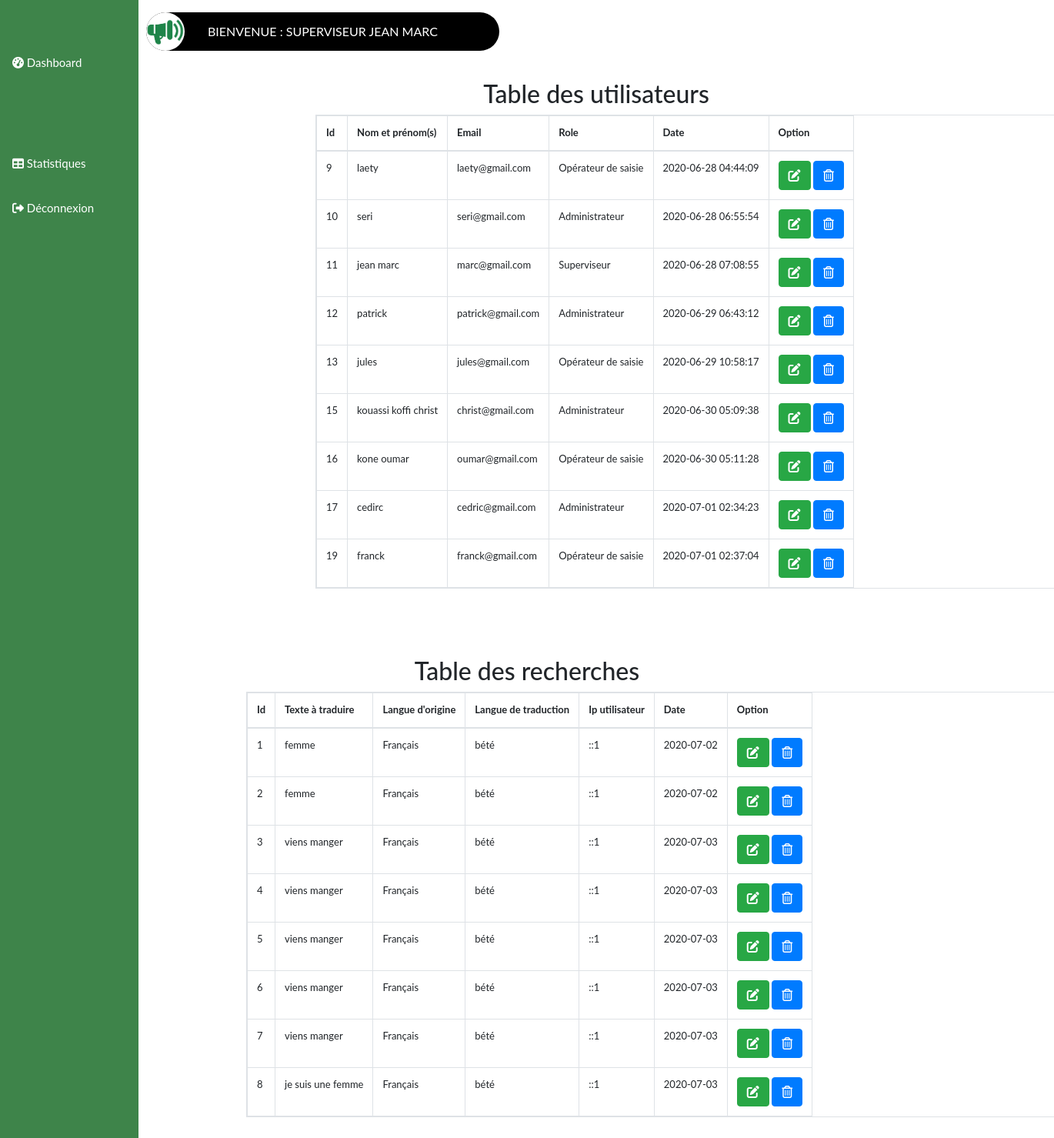
Page /dbd.php (signed in) on the committed database.
### tables this page shows
CREATE TABLE `users` (
  `id` int(11) NOT NULL,
  `nometprenoms` varchar(100) NOT NULL,
  `email` varchar(50) NOT NULL,
  `password` varchar(150) NOT NULL,
  `role` varchar(50) NOT NULL,
  `date` timestamp NOT NULL DEFAULT current_timestamp() ON UPDATE current_timestamp()
);

CREATE TABLE `recherches` (
  `id` int(11) NOT NULL,
  `search_text` varchar(100) NOT NULL,
  `langue_start` varchar(50) NOT NULL,
  `langue_end` varchar(50) NOT NULL,
  `ip` varchar(50) NOT NULL,
  `statut` varchar(50) NOT NULL,
  `date` date NOT NULL
);

### dbd.php (the view, shortened to what this page needs)
<?php session_start();
if(isset($_SESSION['nometprenoms'])){
  $nometprenoms = $_SESSION['nometprenoms'];
  $role = $_SESSION['role'];
}else{
  echo '<script language="Javascript">';
    echo 'document.location.replace("./logout.php")';
    echo ' </script>';
}
?>
<!DOCTYPE html>
<html lang="en">
<head>
    <link rel="stylesheet" href="https://maxcdn.bootstrapcdn.com/bootstrap/4.5.0/css/bootstrap.min.css">
</head>
<body>
     <?php include('connection.php');
        if($role != 'Administrateur' && $role != 'Superviseur'){
      ?>
  <div class="sidebar ">
  <br><br><a href="#dashboard"><i class="fa fa-tachometer" aria-hidden="true"></i> Dashboard</a><br><br><br><br>
  <a href="editpwd.php"><i class="fa fa-key" aria-hidden="true"></i> Modifier mon mot de passe</a><br>
  <a href="addtext.php"><i class="fa fa-pencil" aria-hidden="true"></i> Ajouter un mot</a><br>
  <a href="addtext.php"><i class="fa fa-pencil" aria-hidden="true"></i> Ajouter une phrase</a><br>
  <a href="addlang.php"><i class="fa fa-bullhorn" aria-hidden="true"></i> Ajouter une langue</a><br>
  <a href="logout.php"><i class="fa fa-sign-out" aria-hidden="true"></i> Déconnexion</a><br>
  </div>
    <div class="main">
    <p>
        <div class="chip heading text-center text-uppercase text-white mb-3">
            <img src="logo.PNG" alt="logo" width="96" height="96">
                Bienvenue : <?php echo $role ; ?> <?php echo $nometprenoms ; ?> <br></br>
        </div>
    <center><h2>Table des traductions</h2></center>
    <div class="row">
    <div class="col-md-12 offset-md-2">
    <table class="table table-responsive table-bordered table-hovered">
    <thead>
    <tr>
      <td>Id</td>
      <td>texte</td>
      <td>langue d'origine</td>
      <td>traduction</td>
      <td>langue de traduction</td>
      <td>Fichier audio</td>
      <td>Date</td>
      <td>Option</td>
    </tr>
    </thead>
    <tbody>
    <?php
      include_once('connection.php');
      $sql = "SELECT id, texte1, langue_start, texte2, langue_end, audio, datec FROM data";
      $result_text = mysqli_query($con,$sql);
      while($row = mysqli_fetch_array($result_text)) { ?>
    <tr>
    <td><?php echo $row['id'] ?></td>
    <td><?php echo $row['texte1'] ?></td>
    <td><?php echo $row['langue_start'] ?></td>
    <td><?php echo $row['texte2'] ?></td>
    <td><?php echo $row['langue_end'] ?></td>
    <td>
      <audio controls>
        <source src="<?php echo $row['audio'] ?>" type="audio/mpeg">
      </audio>
    </td>
    <td><?php echo $row['datec'] ?></td>
    <td>
    <a href="edittext.php?id=<?php echo $row['id']?>" class="btn btn-success"> <i class="fas fa-edit"></i></a>
    <a href="deltext.php?id=<?php echo $row['id']?>" class="btn btn-primary"> <i class="far fa-trash-alt"></i></a>
    </td>
    </tr>
    <?php } ?>
    </tbody>
    </table>
    </div>
    </div><br><br><br><br>
    <center><h2>Table des langues</h2></center>
    <div class="container">
    <div class="row">
    <div class="w-50 mx-auto">
    <table class="table table-responsive table-bordered table-hovered">
    <thead>
    <tr>
      <td>Id</td>
      <td>Langue</td>
      <td>Date</td>
      <td>Option</td>
    </tr>
    </thead>
    <tbody>
    <?php
      include_once('connection.php');
      $sql = "SELECT id, langue, datec FROM langues";
      $result_langue = mysqli_query($con, $sql);
      while($row = mysqli_fetch_array($result_langue)) { ?>
    <tr>
    <td><?php echo $row['id'] ?></td>
    <td><?php echo $row['langue'] ?></td>
    <td><?php echo $row['datec'] ?></td>
    <td>
    <a href="editlang.php?id=<?php echo $row['id']?>" class="btn btn-success"> <i class="fas fa-edit"></i></a>
    <a href="dellang.php?id=<?php echo $row['id']?>" class="btn btn-primary"> <i class="far fa-trash-alt"></i></a>
    </td>
    </tr>
    <?php } ?>
    </tbody>
    </table>
    </div>
    </div>
    </div>
    </p>
    </div>
  <?php
      }else{
    ?>
    <div class="sidebar ">
  <br><br><a href="#dashboard"><i class="fa fa-tachometer" aria-hidden="true"></i> Dashboard</a><br><br><br><br>
  <a href="stat.php"><i class="fa fa-table" aria-hidden="true"></i> Statistiques<br></a><br>
  <a href="logout.php"><i class="fa fa-sign-out"></i> Déconnexion</a><br>
  </div>
    <div class="main">
    <p>
  <div class="chip heading text-center text-uppercase text-white mb-3">
  <img src="logo.PNG" alt="logo" width="96" height="96">
   Bienvenue : <?php echo $role ; ?> <?php echo $nometprenoms; ?> <br></br>
  </div>
  <center><h2>Table des utilisateurs</h2></center>
    <div class="container">
    <div class="row">
    <div class="col-md-12 offset-md-2">
    <table class="table table-responsive table-bordered table-hovered">
    <thead>
    <tr>
      <td>Id</td>
      <td>Nom et prénom(s)</td>
      <td>Email</td>
      <td>Role</td>
      <td>Date</td>
      <td>Option</td>
    </tr>
    </thead>
    <tbody>
    <?php
      include_once('connection.php');
      $sql = "SELECT id, nometprenoms, email, role, date FROM users";
      $result_utilisateur = mysqli_query($con, $sql);
      while($row = mysqli_fetch_array($result_utilisateur)) { ?>
    <tr>
    <td><?php echo $row['id'] ?></td>
    <td><?php echo $row['nometprenoms'] ?></td>
    <td><?php echo $row['email'] ?></td>
    <td><?php echo $row['role'] ?></td>
    <td><?php echo $row['date'] ?></td>
    <td>
    <a href="edituser.php?id=<?php echo $row['id']?>" class="btn btn-success"> <i class="fas fa-edit"></i></a>
    <a href="deluser.php?id=<?php echo $row['id']?>" class="btn btn-primary"> <i class="far fa-trash-alt"></i></a>
    </td>
    </tr>
    <?php } ?>
    </tbody>
    </table>
    </div>
    </div>
    </div>
    </div>
    <br><br><br>
    <center><h2>Table des recherches</h2></center>
    <div class="container">
    <div class="row">
    <div class="col-md-12 offset-md-2">
    <table class="table table-responsive table-bordered table-hovered">
    <thead>
    <tr>
      <td>Id</td>
      <td>Texte à traduire</td>
      <td>Langue d'origine</td>
      <td>Langue de traduction</td>
      <td>Ip utilisateur</td>
      <td>Date</td>
      <td>Option</td>
    </tr>
    </thead>
    <tbody>
    <?php
      include_once('connection.php');
      $sql = "SELECT id, search_text, langue_start, langue_end, ip, date FROM recherches";
      $result_utilisateur = mysqli_query($con, $sql);
      while($row = mysqli_fetch_array($result_utilisateur)) { ?>
    <tr>
    <td><?php echo $row['id'] ?></td>
    <td><?php echo $row['search_text'] ?></td>
    <td><?php echo $row['langue_start'] ?></td>
    <td><?php echo $row['langue_end'] ?></td>
    <td><?php echo $row['ip'] ?></td>
    <td><?php echo $row['date'] ?></td>
    <td>
    <a href="edituser.php?id=<?php echo $row['id']?>" class="btn btn-success"> <i class="fas fa-edit"></i></a>
    <a href="deluser.php?id=<?php echo $row['id']?>" class="btn btn-primary"> <i class="far fa-trash-alt"></i></a>
    </td>
    </tr>
    <?php } ?>
    </tbody>
    </table>
    </div>
    </div>
    </div>
    <br><br><br>
    <?php
       }
    ?>
</body>
</html>

### dbd.php (style rules this page uses)
body { font-family: "Lato", sans-serif; }
.sidebar { height: 100%; width: 180px; position: fixed; z-index: 1; top: 0; left: 0; background-color: #3E844A; overflow-x: hidden; padding-top: 16px; }
.sidebar a { padding: 6px 8px 6px 16px; text-decoration: none; font-size: 15px; color: #FFFFFF; display: block; }
.main { margin-left: 180px; padding: 0px 10px; }
.chip { display: inline-block; padding: 0 80px; height: 50px; font-size: 16px; line-height: 50px; border-radius: 25px; background-color: #000000; }
.chip img { float: left; margin: 0 10px 0 -80px; height: 50px; width: 50px; border-radius: 50%; }
table { font-size: 13px; }
thead { font-weight: bold; }

### rows in the picture
users: id "9", nometprenoms "laety", email "laety@gmail.com", role "Opérateur de saisie", date "2020-06-28 04:44:09"
users: id "10", nometprenoms "seri", email "seri@gmail.com", role "Administrateur", date "2020-06-28 06:55:54"
users: id "11", nometprenoms "jean marc", email "marc@gmail.com", role "Superviseur", date "2020-06-28 07:08:55"
users: id "12", nometprenoms "patrick", email "patrick@gmail.com", role "Administrateur", date "2020-06-29 06:43:12"
users: id "13", nometprenoms "jules", email "jules@gmail.com", role "Opérateur de saisie", date "2020-06-29 10:58:17"
users: id "15", nometprenoms "kouassi koffi christ", email "christ@gmail.com", role "Administrateur", date "2020-06-30 05:09:38"
users: id "16", nometprenoms "kone oumar", email "oumar@gmail.com", role "Opérateur de saisie", date "2020-06-30 05:11:28"
users: id "17", nometprenoms "cedirc", email "cedric@gmail.com", role "Administrateur", date "2020-07-01 02:34:23"
users: id "19", nometprenoms "franck", email "franck@gmail.com", role "Opérateur de saisie", date "2020-07-01 02:37:04"
recherches: id "1", search_text "femme", langue_start "Français", langue_end "bété", ip "::1", date "2020-07-02"
recherches: id "2", search_text "femme", langue_start "Français", langue_end "bété", ip "::1", date "2020-07-02"
recherches: id "3", search_text "viens manger", langue_start "Français", langue_end "bété", ip "::1", date "2020-07-03"
recherches: id "4", search_text "viens manger", langue_start "Français", langue_end "bété", ip "::1", date "2020-07-03"
recherches: id "5", search_text "viens manger", langue_start "Français", langue_end "bété", ip "::1", date "2020-07-03"
recherches: id "6", search_text "viens manger", langue_start "Français", langue_end "bété", ip "::1", date "2020-07-03"
recherches: id "7", search_text "viens manger", langue_start "Français", langue_end "bété", ip "::1", date "2020-07-03"
recherches: id "8", search_text "je suis une femme", langue_start "Français", langue_end "bété", ip "::1", date "2020-07-03"

### other values in the picture
$role "SUPERVISEUR"
$nometprenoms "JEAN MARC"
